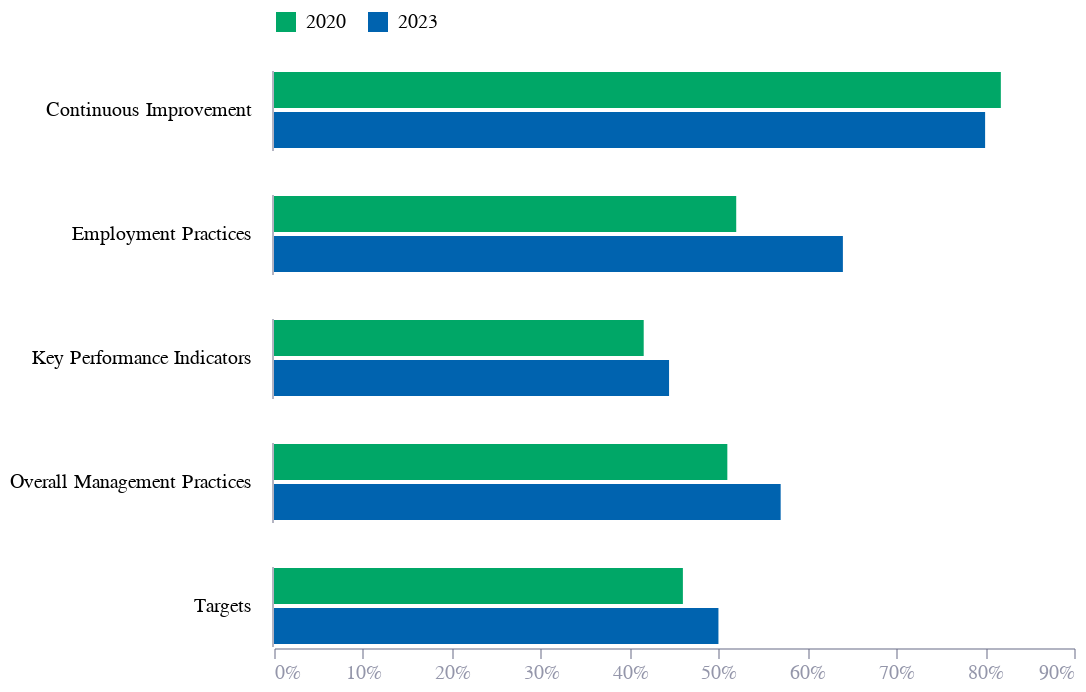

The cell this chart's notebook holds for it:
### Markdown cell above
# Fig 2

### Code cell
df = pd.read_excel("fig2.xlsx", skiprows=4)
df = df[[c for c in df.columns if "Unnamed" not in str(c)]]
df = df.dropna()
df = df.melt(id_vars=["Section"], var_name="date", value_name="value")
df.columns = ["series", "date", "value"]
df

chart = alt.Chart(df).mark_bar().encode(
    x=alt.X('value:Q', axis=alt.Axis(format=".0%")),
    y=alt.Y('date:N', title=None, axis=alt.Axis(labels=False)),
    color=alt.Color('date:N',scale=alt.Scale(
        range=["#0063AF", "#00A767"],
        reverse=True
    ),
    legend=alt.Legend(title=None, orient="top", legendY=-30)
    ),
    row=alt.Row('series:N', 
                header=alt.Header(labelAngle=0,
                                  labelAlign="left",
                                  ),
                title=None)
)

chart = chart.properties(
    height=alt.Step(20),
)

chart.save("E60_fig2.json")
chart.save("E60_fig2.png", scale_factor=3.0)
chart

### Figure 1 — Vega-Lite specification as saved in the notebook (floating-point values rounded to 4 significant figures)
{"config": {"font": "Circular Std", "mark": {"line": {"interpolate": "monotone"}}, "view": {"stroke": "transparent", "width": 400, "height": 300}, "range": {"category": ["#36B7B4", "#E6224B", "#F4C245", "#0063AF", "#00A767", "#179FDB", "#EB5C2E"], "diverging": ["#E6224B", "#E54753", "#C9C9C9", "#179FDB", "#122B39"], "heatmap": ["#C9C9C9", "#179FDB", "#0063AF", "#122B39"], "ordinal": ["#00A767", "#36B7B4", "#179FDB", "#0063AF", "#243B5A"]}, "axisX": {"domainColor": "#676A86", "domainOpacity": 0.5, "grid": false, "labelAngle": 0, "labelColor": "#676A86", "labelOpacity": 0.7, "orient": "bottom", "tickColor": "#676A86", "tickCount": 10, "tickOpacity": 0.5, "title": false, "titleAlign": "center", "titleAnchor": "middle", "titleColor": "#676A86", "titleFontSize": 12, "titleOpacity": 0.8, "titleY": -15}, "axisY": {"domainColor": "#676A86", "domainOpacity": 0.5, "gridColor": "#676A86", "gridDash": [1, 5], "gridOpacity": 0.5, "labelColor": "#676A86", "labelOpacity": 0.7, "labelPadding": 5, "tickColor": "#676A86", "tickCount": 8, "tickOpacity": 0.5, "ticks": false, "titleAlign": "left", "titleAngle": 0, "titleBaseline": "bottom", "titleColor": "#676A86", "titleFontSize": 12, "titleOpacity": 0.8, "titleX": 0, "titleY": -7}}, "data": {"name": "data-025eb6a7fc67e17f8e91f21b43321ff2"}, "mark": {"type": "bar"}, "encoding": {"color": {"field": "date", "legend": {"legendY": -30, "orient": "top", "title": null}, "scale": {"range": ["#0063AF", "#00A767"], "reverse": true}, "type": "nominal"}, "row": {"field": "series", "header": {"labelAlign": "left", "labelAngle": 0}, "title": null, "type": "nominal"}, "x": {"axis": {"format": ".0%"}, "field": "value", "type": "quantitative"}, "y": {"axis": {"labels": false}, "field": "date", "title": null, "type": "nominal"}}, "height": {"step": 20}, "$schema": "https://vega.github.io/schema/vega-lite/v5.8.0.json", "datasets": {"data-025eb6a7fc67e17f8e91f21b43321ff2": [{"series": "Overall Management Practices", "date": 2020, "value": 0.51}, {"series": "Continuous Improvement", "date": 2020, "value": 0.8177}, {"series": "Targets", "date": 2020, "value": 0.46}, {"series": "Employment Practices", "date": 2020, "value": 0.52}, {"series": "Key Performance Indicators", "date": 2020, "value": 0.4159}, {"series": "Overall Management Practices", "date": 2023, "value": 0.57}, {"series": "Continuous Improvement", "date": 2023, "value": 0.8}, {"series": "Targets", "date": 2023, "value": 0.5}, {"series": "Employment Practices", "date": 2023, "value": 0.64}, {"series": "Key Performance Indicators", "date": 2023, "value": 0.4444}]}}
